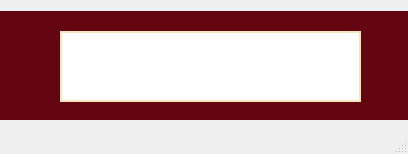
<?xml version="1.0" encoding="UTF-8"?>
<ui version="4.0">
 <class>MainWindow</class>
 <widget class="QMainWindow" name="MainWindow">
  <property name="geometry">
   <rect>
    <x>0</x>
    <y>0</y>
    <width>408</width>
    <height>154</height>
   </rect>
  </property>
  <property name="minimumSize">
   <size>
    <width>408</width>
    <height>154</height>
   </size>
  </property>
  <property name="maximumSize">
   <size>
    <width>408</width>
    <height>154</height>
   </size>
  </property>
  <property name="font">
   <font>
    <pointsize>10</pointsize>
    <weight>75</weight>
    <bold>true</bold>
   </font>
  </property>
  <property name="windowTitle">
   <string>Tela de Aviso</string>
  </property>
  <widget class="QWidget" name="centralwidget">
   <layout class="QHBoxLayout" name="horizontalLayout">
    <property name="spacing">
     <number>0</number>
    </property>
    <property name="leftMargin">
     <number>0</number>
    </property>
    <property name="topMargin">
     <number>0</number>
    </property>
    <property name="rightMargin">
     <number>0</number>
    </property>
    <property name="bottomMargin">
     <number>0</number>
    </property>
    <item>
     <widget class="QFrame" name="frame">
      <property name="minimumSize">
       <size>
        <width>408</width>
        <height>109</height>
       </size>
      </property>
      <property name="maximumSize">
       <size>
        <width>408</width>
        <height>109</height>
       </size>
      </property>
      <property name="styleSheet">
       <string notr="true">background-color: rgb(99, 6, 17);</string>
      </property>
      <property name="frameShape">
       <enum>QFrame::NoFrame</enum>
      </property>
      <property name="frameShadow">
       <enum>QFrame::Raised</enum>
      </property>
      <widget class="QLabel" name="label">
       <property name="geometry">
        <rect>
         <x>60</x>
         <y>20</y>
         <width>301</width>
         <height>71</height>
        </rect>
       </property>
       <property name="font">
        <font>
         <pointsize>12</pointsize>
         <weight>75</weight>
         <bold>true</bold>
        </font>
       </property>
       <property name="styleSheet">
        <string notr="true">background-color: rgb(255, 255, 255);
border: 2px solid rgb(245, 230, 189);</string>
       </property>
       <property name="text">
        <string/>
       </property>
       <property name="alignment">
        <set>Qt::AlignLeading|Qt::AlignLeft|Qt::AlignVCenter</set>
       </property>
      </widget>
     </widget>
    </item>
   </layout>
  </widget>
  <widget class="QMenuBar" name="menubar">
   <property name="geometry">
    <rect>
     <x>0</x>
     <y>0</y>
     <width>408</width>
     <height>21</height>
    </rect>
   </property>
  </widget>
  <widget class="QStatusBar" name="statusbar"/>
 </widget>
 <resources/>
 <connections/>
</ui>
